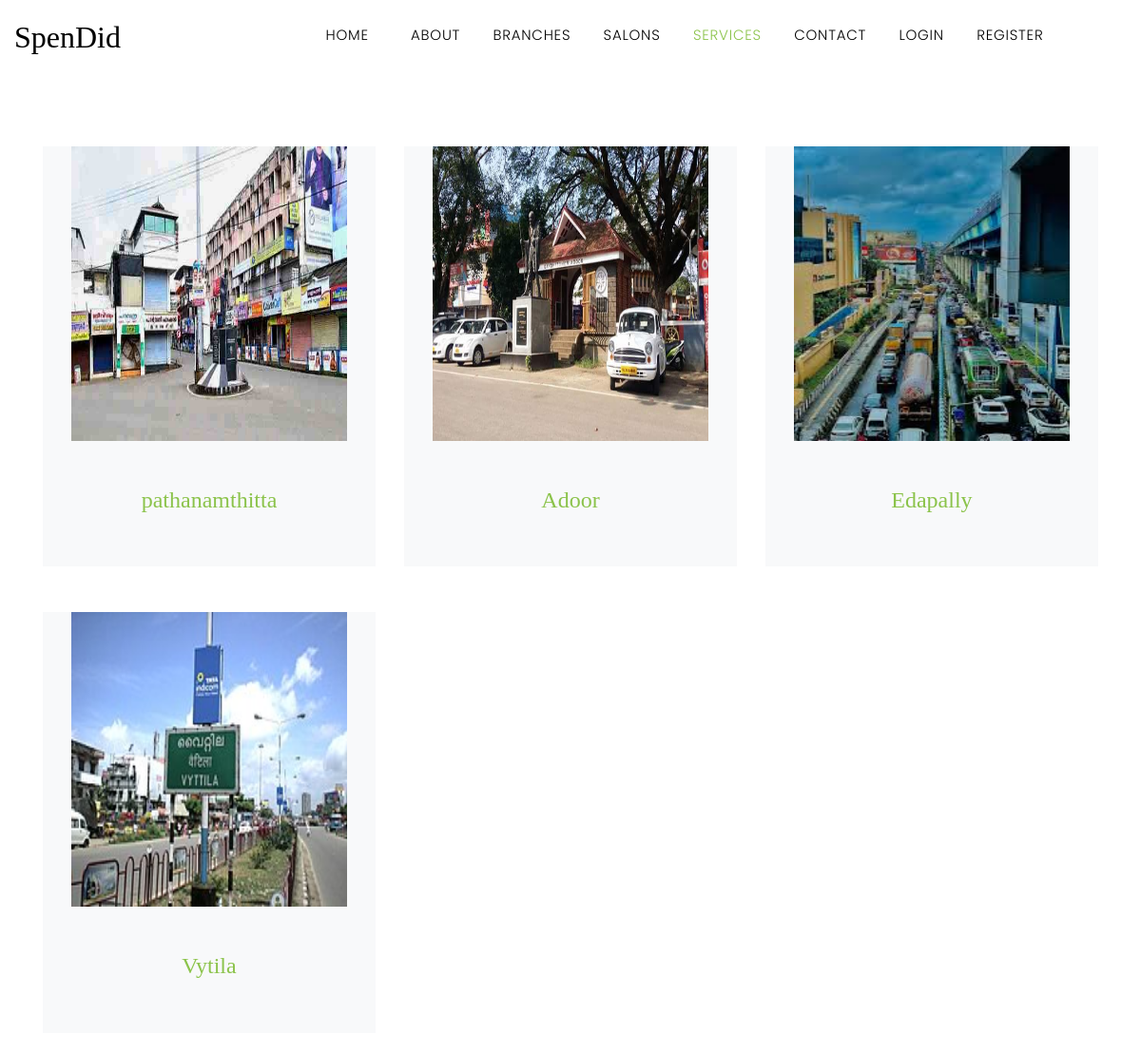
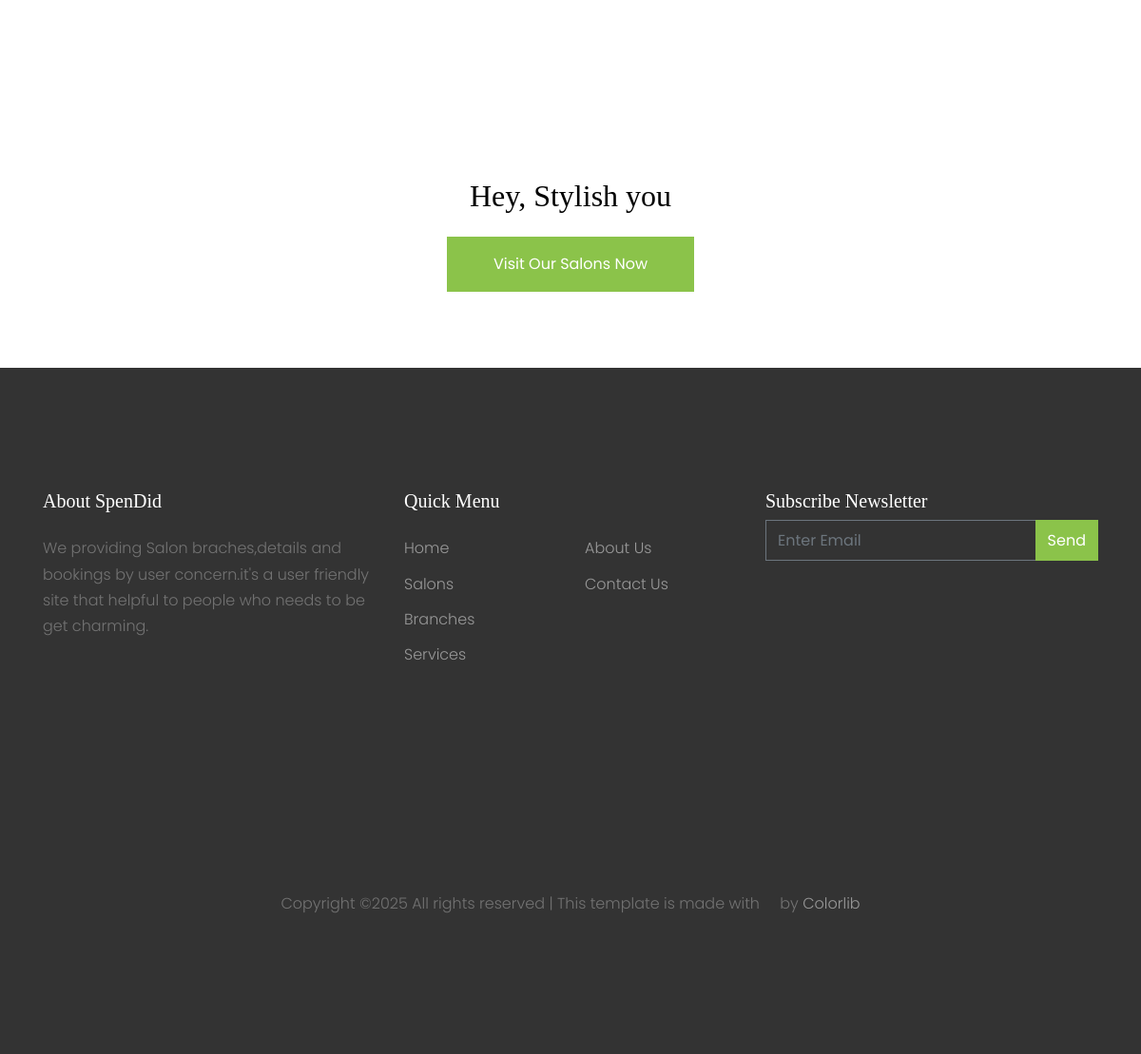
/viewbranch, run on the app's committed database (2 pictures, top to bottom).
### adminapp/models.py (models this page shows)
class BRANCHES(models.Model):
    Name=models.CharField(max_length=23)
    Image=models.ImageField(upload_to='image',default='null.jpeg')

### userapp/views.py (the view)
# urls.py: path('viewbranch',views.viewbranch,name="viewbranch"),
def viewbranch(request):
    branchhstore=BRANCHES.objects.all()
    return render(request,'viewbranch.html',{'branchhstore':branchhstore})

### userapp/templates/viewbranch.html (shortened to what this page needs)
{% extends 'userindex.html' %}
{% load static %}
{% block content %}
<div class="site-section">
    <div class="container">
      <div class="row">
        {% for i in branchhstore %}
        <div class="col-md-6 col-lg-4 text-center mb-5 mb-lg-5">
          <div class="h-100 bg-light site-block-feature-7">
            <img src="{{i.Image.url}}" alt="Image" class="img-fluid" style="width: 290px;height: 310px;">
            <div class="p-4 p-lg-5">
              <h3 class="text-black h4"><a href="{% url 'viewsalons' branch=i.Name %}">{{i.Name}}</a></h3>
            </div>
          </div>
        </div>
      {% endfor %}
      </div>
    </div>
  </div>
  <div class="site-section">
    <div class="container">
      <div class="row text-center">
        <div class="col-md-12">
          <h2 class="mb-4 text-black">Hey, Stylish you</h2>
          <p class="mb-0"><a href="{% url 'viewsalons' branch='all' %}" class="btn btn-primary py-3 px-5 text-white">Visit Our Salons Now</a></p>
        </div>
      </div>
    </div>
  </div>
  {% endblock %}

### userapp/static/user/css/style.css (style rules this page uses)
body { line-height: 1.7; color: #4d4d4d; font-weight: 300; font-size: 1rem; }
a { -webkit-transition: .3s all ease; -o-transition: .3s all ease; transition: .3s all ease; }
h1, h2, h3, h4, h5, .h1, .h2, .h3, .h4, .h5 { font-family: "Display Playfair"; }
.text-black { color: #000 !important; }
.btn { border-radius: 0; }
.site-section { padding: 2.5em 0; }
@media (min-width: 768px) { .site-section { padding: 5em 0; } }
.bg-light { background: #ccc; }

### data on the page
BRANCHES: Image (picture), Name "pathanamthitta"
BRANCHES: Image (picture), Name "Adoor"
BRANCHES: Image (picture), Name "Edapally"
BRANCHES: Image (picture), Name "Vytila"
